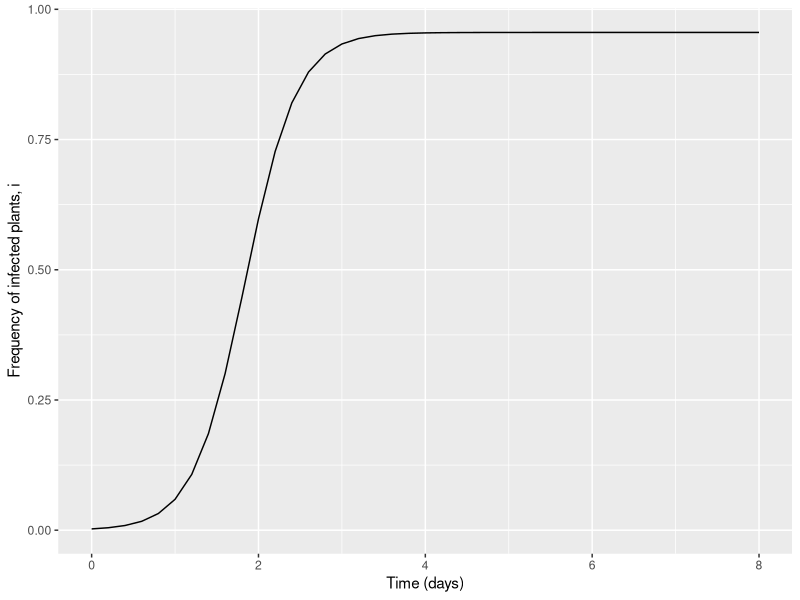
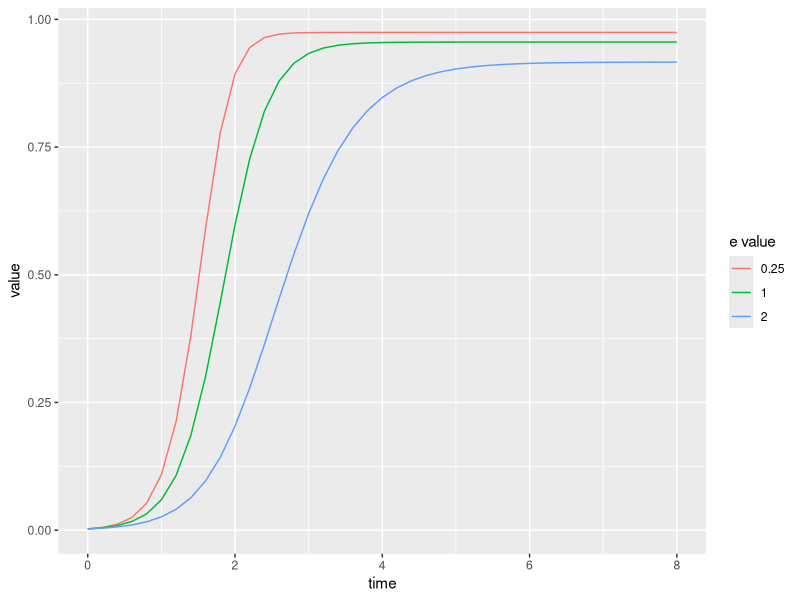
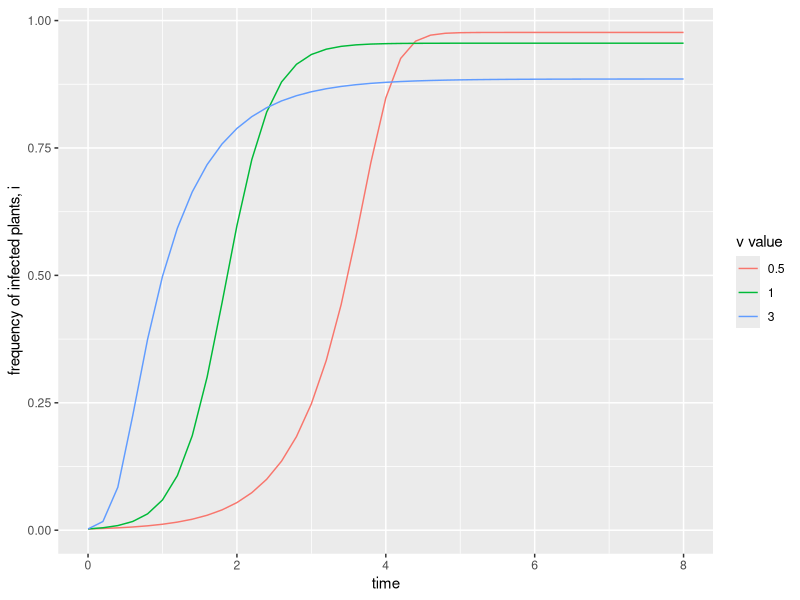

Write the R code that produced these figures, in order.

#######################################################################
###### RECREATION OF DETERMINISTIC MODEL BY DONNELLY ET AL. 2019 ######
#######################################################################

### This version (v2) works out the equilibrium values of As and Ai to feed into
### the equation for di/dt, removing the need for As/dt and Ai/dt equations. Note
### contains functions for use of function optim() to find equilibriums, but these
### are not utilised as a more efficient way using polyroot() was discovered after.

rm(list=ls())

# packages
library(deSolve)
library(ggplot2)
library(reshape2)
library(dplyr)

### FUNCTIONS ###

As_Ai_to_optimise <- function(aphid_pop_density, parms) {
  
  ### Function that contains the equations for As and Ai to be optimised. Will be passed to calc_A_equilibrium() 
  ### to find the equilibrium As and Ai values
  
  As <- aphid_pop_density[1]
  Ai <- aphid_pop_density[2]
  
  # define necessary parameters
  i <- parms[["i"]]
  v <- parms[["v"]]
  e <- parms[["e"]]
  a <- parms[["a"]]
  b <- parms[["b"]]
  K <- parms[["K"]]
  theta <- parms[["theta"]]
  
  # equations
  i_hat <- v*i / ((1-i) + v*i) 
  
  Fs <- (1 - i_hat) / (1 - i_hat*(1 - e)) 
  Fi <- e*i_hat / (1 - i_hat*(1 - e))
  
  # equations to be minimised
  dAs <- a*As*(1 - As/K) - b*As - theta*As*(1 - Fs) + theta*Ai*Fs*i/(1 - i)
  dAi <- a*Ai*(1 - Ai/K) - b*Ai - theta*Ai*(1 - Fi) + theta*As*Fi*(1 - i)/i
  
  return(dAs^2 + dAi^2) # return sum of squares. this way the minimum value is 0 which indicates a root (equilibrium)
}

calc_A_equilibrium_optim <- function(parms, i, n_tests) {
  
  ### Function to calculate As and Ai equilibrium by optimising As_Ai_to_optimise(). Returns vector of As
  ### then Ai value
  
  # add current value of i as a parameter
  parms["i"] <- i
  
  # run optim() many times from different starting values to find all possible equilibriums
  optim_equilibrium <- lapply(1:n_tests, function(x) round(optim(par = runif(2, min=0, max=100), 
                                                                 fn = As_Ai_to_optimise, 
                                                                 parms = parms,
                                                                 method = "L-BFGS-B")$par, 3))
  
  # filter down to unique equilibriums
  unique_equilibrium <- optim_equilibrium[!duplicated(optim_equilibrium)]
  unique_equilibrium # only equilibrium where both numbers (As and Ai) are positive = 9.5, 9.5
  
  # filter down to the positive (i.e. biologically possible) solution(s)
  find_positive_solution <- function(equil) {
    if (equil[1] > 0 && equil[2] > 0) {
      return (T)
    }
    else {
      return(F)
    }
  }
  
  positive_equilibrium <- unlist(unique_equilibrium[sapply(unique_equilibrium, find_positive_solution)==T])
  
  # check if multiple positive solutions
  if (length(positive_equilibrium) > 2) {
    # if the sum of the difference between equilibriums for As and Ai are more than 0.1 (i.e. not just a rounding)
    # issue, stop with an error
    if(sum(abs(diff(positive_equilibrium, lag = 2))) > 0.1) { 
      stop("More than 1 positive solution for As and Ai values")
    }
  }
  
  return(positive_equilibrium) # return equilibrium As and Ai values
}

calc_A_equilibrium <- function(coeff_1, coeff_2, coeff_3, coeff_4, parms, states, i_hat) {
  
  # define states
  i <- states[["i"]]
  
  # define parameters
  e <- parms[["e"]]
  a <- parms[["a"]]
  b <- parms[["b"]]
  K <- parms[["K"]]
  theta <- parms[["theta"]]
  
  # probability of settling on susceptible (Fs) and infected (Fi) plants,
  # derived from analysis of Markov chain, see Donnelly et al. 2019, Appendix S4
  Fs <- (1 - i_hat) / (1 - i_hat*(1 - e)) 
  Fi <- e*i_hat / (1 - i_hat*(1 - e))
  
  ## define coefficients 
  # (worked out by hand from dAs and dAi equations- see lab book). will give roots of Ai
  coeff_1 <- i*(a - b - theta*(1 - Fs))*(b + theta*(1 - Fi) - a)/(theta*Fi*(1 - i)) + theta*Fs*i/(1 - i)
  
  coeff_2 <- (a/K)*i*(a - b - theta*(1 - Fs))/(theta*Fi*(1 - i)) - 
    a*i^2*(b^2 + 2*b*theta*(1 - Fi) - 2*b*a + theta^2*(1 - Fi)^2 - 2*a*theta*(1 - Fi) + a^2)/(K*theta^2*(1 - i)^2*Fi^2)
  
  coeff_3 <- -(a*i^2/K)*(2*b*a + 2*a*theta*(1 - Fi) - 2*a^2)/(K*theta^2*(1 - i)^2*Fi^2)
  
  coeff_4 <- -a^3*i^2/(K^3*theta^2*(1 - i)^2*Fi^2)
  
  
  # get Ai equilibrium values
  Ai_equilibriums <- polyroot(c(0, coeff_1, coeff_2, coeff_3, coeff_4))
  
  # subset to those that have no imaginary part, then remove imaginary part (as it is 0)
  Ai_equilibriums <- Ai_equilibriums[Im(zapsmall(Ai_equilibriums)) == 0]
  Ai_equilibriums <- Re(Ai_equilibriums)
  
  # for each Ai equilibrium, calculate value of As (equation calculated manually - see lab book)
  As_equilibriums <- i*(b*Ai_equilibriums + theta*Ai_equilibriums*(1 - Fi) - a*Ai_equilibriums*(1-Ai_equilibriums/K)) / 
    (theta*Fi*(1-i))
  
  # find equilibrium where both As and Ai are positive i.e. biologically possible equilibrium
  Ai <- Ai_equilibriums[which(Ai_equilibriums > 0 & As_equilibriums > 0)]
  As <- As_equilibriums[which(Ai_equilibriums > 0 & As_equilibriums > 0)]
  
  # if multiple positive equilibriums, stop with error
  if (length(Ai) > 1 | length(As) > 1) {
    stop("multiple positive As, Ai equilibriums")
  }
  return(c(As, Ai))
}

donnelly_ode_func <- function(times, states, parms) {
  
  ### ODE function for deterministic Donnelly model, with As and Ai (aphids per healthy and infected plants 
  ### respectively) assumed to be always at equilibrium. Therefore calculates equilibrium As and Ai values 
  ### for each value of i (proportion infected plants).
  
  # STATES
  i <- states[["i"]]
  
  # PARAMETERS
  gamma <- parms[["gamma"]]
  b <- parms[["b"]]
  theta <- parms[["theta"]]
  a <- parms[["a"]]
  K <- parms[["K"]]
  H <- parms[["H"]]
  p <- parms[["p"]]
  v <- parms[["v"]]
  e <- parms[["e"]]
  w <- parms[["w"]]
  Pacq <- parms[["Pacq"]]
  Pinoc <- parms[["Pinoc"]]
  
  # DEFINE PARAMETERS NEEDED FOR STATE EQUATIONS
  
  # q = prob of surviving flight between plants (i.e. doesn't emigrate/die)
  q <- 1 - p  
  
  # i_hat = weighted frequency of infected plants, accounting for attraction towards infected plants
  # i.e. adapted version of i / (1 - i + i) = i / 1, to include v
  i_hat <- v*i / ((1-i) + v*i) 
  
  # expected number of transmissions per dispersal, 
  # derived from analysis of markov chain (see Donnelly 2019, Appendix S1)
  xi <- (q^2*Pacq*Pinoc*i_hat*(1 - e*w)*(1 - i_hat))/(p + q*w*(1 - i_hat*(1 - e)))
  

  
  # calculate equilibrium level of As and Ai for current value of i
  # = per plant aphid density on susceptible (As)  and infected (Ai) plants
  

  # 2. plug into calc_A_equilibrium function
  As_Ai <- calc_A_equilibrium(coeff_1, coeff_2, coeff_3, coeff_4, parms, states, i_hat)
  As <- As_Ai[1]
  Ai <- As_Ai[2]
  
  ### OLD WAY USING OPTIM
  # As_Ai <- calc_A_equilibrium_optim(parms, i, n_tests = 150)
  # As <- As_Ai[1] 
  # Ai <- As_Ai[2]
  
  # A = total number of aphids i.e. aphids per plant type * number of that plant type
  # i.e. S*As + I*Ai where S is number of susceptible plants and I is number of infected plants
  A <- As*(H - i*H) + Ai*(i*H)  
  
  # STATE EQUATION
  # infected plants - change in incidence of infected plants
  # = rate of aphid dispersal * mean number of transmissions - plant death
  di <- (theta*A/H)*xi - gamma*i
  
  return(list(c(di)))
}


vary_param_trajec <- function(init_states, times, parms, varied_parm_name, varied_parm_vals) {
  
  # function to run the ODE multiple times with one parameter varying, as specified by user.
  # returns data frame of all runs
  
  # initialise output data frame
  all_trajects <- data.frame(time = numeric(),
                             compartment = character(),
                             value = numeric(),
                             param_val = numeric())
  
  for (run in 1:length(varied_parm_vals)) {
    
    parms[[varied_parm_name]] <- varied_parm_vals[run]
    
    trajectory <- data.frame(ode(y = init_states, 
                                 times = times, 
                                 parms = parms, 
                                 func = donnelly_ode_func))
    
    trajectory_long <- reshape2::melt(trajectory, id.vars="time")
    
    # add the value of the varying parameter as an extra column
    trajectory_long$param_val <- rep(varied_parm_vals[run], times=nrow(trajectory_long))
    
    # add to dataframe of all trajectories
    all_trajects <- rbind(all_trajects, trajectory_long)
  }
  
  return(all_trajects)
}

#### DEFINE ALL PARAMETERS AND INITIAL STATES

## donnelly param vals:
# gamma = 20/3, # rate of recovery/death of I plants
# b = , # aphid mortality rate per day
# theta = 1, # aphid dispersal rate per day
# a = , # reproduction rate per aphid per day
# K = , # aphid reproduction limit - maximum aphids per plant (diff to donnelly_stoch_sim.R)
# H = 400, # number host plants
# p = , # aphid emigration/death rate per journey between plants
# v = 1, # infected plant attractiveness
# e = 1, # infected plant acceptability 
# w = 0.2, # feeding rate on healthy plant
# Pacq = 0.5, # chance of virus acquisition from infected plant
# Pinoc = 0.5 # chance of inoculating healthy plant
# A = 1200 ????

# parameters
parms <- c(
  gamma = 3/20, # rate of recovery/death of I plants
  b = 0.1, # aphid mortality rate per day
  theta = 1, # aphid dispersal rate per day
  a = 2, # reproduction rate per aphid per day
  K = 10, # aphid reproduction limit - maximum aphids per plant (diff to donnelly_stoch_sim.R)
  H = 400, # number host plants
  p = 0.2, # aphid emigration/death rate per journey between plants
  v = 1, # infected plant attractiveness
  e = 1, # infected plant acceptability 
  w = 0.2, # feeding rate on healthy plant
  Pacq = 0.5, # chance of virus acquisition from infected plant
  Pinoc = 0.5 # chance of inoculating healthy plant
)

#states
init_states <- c(
  i = 1/parms[["H"]] # frequency of infected plants
)

# timeframe
times <- seq(0, 8, by = 0.2)

########
# run epidemic with default parameters (as donnelly et al. 2019)
########
trajectory <- data.frame(ode(y = init_states, 
                             times = times, 
                             parms = parms, 
                             func = donnelly_ode_func))

trajectory_long <- reshape2::melt(trajectory, id.vars="time")
names(trajectory_long) <- c("time", "compartment", "number")

# plot trajectory of infected plants
plant_trajec <- ggplot(data=trajectory_long %>% filter(compartment == "i"), 
                       aes(x = time, y = number)) +
  geom_line() +
  labs(x = "Time (days)", y = "Frequency of infected plants, i")
plant_trajec

##########
# run epidemic with varying values of e and v
##########

#VARY E (plant acceptability)
e_vals <- c(0.25, 1, 2)

e_trajecs <- vary_param_trajec(init_states, times, parms, "e", e_vals)

# plot output
e_vals_plot <- ggplot(data=e_trajecs %>% filter(variable == "i"), aes(x = time, y = value, col = as.factor(param_val))) +
  geom_line() +
  labs(col = "e value")
e_vals_plot

# VARY V (plant attractiveness)
v_vals <- c(1, 3, 0.5)

v_trajecs <- vary_param_trajec(init_states, times, parms, "v", v_vals)

# plot output
v_vals_plot <- ggplot(data=v_trajecs %>% filter(variable == "i"), aes(x = time, y = value, col = as.factor(param_val))) +
  geom_line() +
  labs(col = "v value", y = "frequency of infected plants, i")
v_vals_plot
